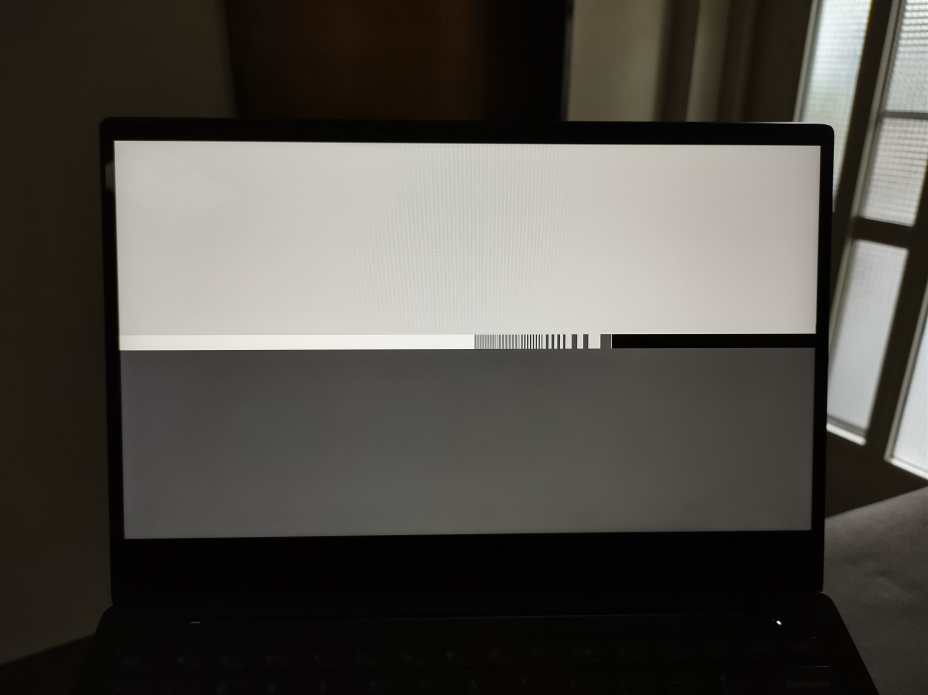
#> input picture TP 3/mtf.jpg, 4640 x 3472 px (shown at 1/5 size)
$ jupyter execute '02-Estimación-de-MTF.ipynb'   (shell and % lines are left out)
#> lines starting #> are read from the running program, lines starting #| are printed output that depends on the picture; long printed decimals are rounded
# Trabajo Práctico 3: Sensor

### Objetivos:

+ Tomar una foto con el celular del patrón de barras generado y obtener el MTF.

Primero importamos las librerías correspondientes para procesar y analizar las imágenes

[cell 1]
import cv2
import numpy as np
import matplotlib.pyplot as plt

## Onda cuadrada
Generamos la onda cuadrada para luego poder generar el patrón

[cell 2]
def generar_onda_cuadrada(largo, periodo):
#> called with largo = 100, periodo = 14
    onda_cuadrada=np.zeros(largo)

    for i in range (0,largo):
        if np.mod(i,periodo)<periodo/2:

            onda_cuadrada[i]=1

        if np.mod(i,periodo)>=periodo/2:

            onda_cuadrada[i]=-1

    return onda_cuadrada

plt.title("Grafico onda cuadrada")
plt.plot(generar_onda_cuadrada(largo=100, periodo=14), ':o')
#> figure, not shown here; curve peaks at x = 0, y = 1

[cell 3]
n_rep = 8
largo_max = 10
ys = []

anchos = [2, 4, 8, 16, 32, 64]
repeticiones = [32, 16, 8, 4, 2, 1]

for a, r in zip(anchos, repeticiones):
    ys.append(generar_onda_cuadrada(a*r, a))

y = np.hstack(ys)
n_samples = len(y)

t = np.linspace(0, n_samples, n_samples)

n_show = n_samples//10
plt.figure(figsize=(10,4))
plt.grid()

plt.plot(y, ':o')
#> figure, not shown here; curve peaks at x = 0, y = 1

[cell 4]
y_f = np.fft.fft(y)

ancho_pantalla = 1920
f = np.linspace(0, 1, n_samples)

plt.figure(figsize=(16,4))
plt.grid()

plt.ylabel('|fft(y)|')
plt.plot(f, np.abs(y_f)/n_samples)
plt.xlabel('f');

x = [1/(a) for a in anchos]
labels = [a for a in anchos]
plt.figure(figsize=(16,4))
plt.ylabel('|fft(y)|')
plt.grid()
n_show = n_samples
plt.plot(f[:n_show], np.abs(y_f[:n_show])/n_samples , ':o')
plt.xticks(x, labels);
plt.xlabel('P');
#> figure, not shown here; curve peaks at x = 0.501, y = 0.167
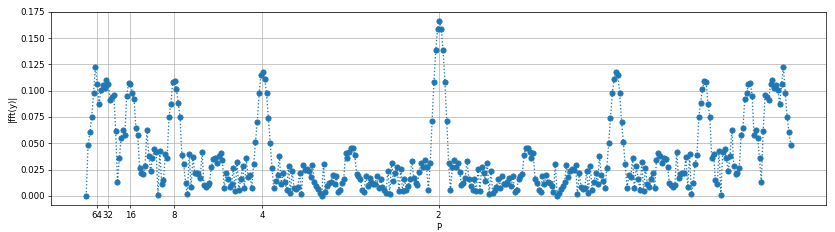
#> figure drawn by matplotlib, 1 panel; curve peaks at x = 0.501, y = 0.167

## Patrón MTF

Generamos el patrón MTF y guardamos la imagen obtenida

[cell 5]
# Resolucion pantalla Full HD (1080p)
ancho_pantalla = 1920
alto_pantalla = 1080

alto_franja_central_px = 40

oscuro = 64
claro = 192

medio = (claro+oscuro)/2
amplitud = (claro-oscuro)/2

onda = medio + amplitud*y

centro_izq = 255*np.ones((alto_franja_central_px, ancho_pantalla//2))
centro_der =   0*np.ones((alto_franja_central_px, ancho_pantalla//2 - len(onda)))

arriba = claro*np.ones((alto_pantalla//2 - alto_franja_central_px//2, ancho_pantalla))
centro = np.hstack((centro_izq, np.tile(onda, (alto_franja_central_px, 1)), centro_der))
abajo = oscuro*np.ones((alto_pantalla//2 - alto_franja_central_px//2, ancho_pantalla))

patron_mtf = np.vstack((arriba, centro, abajo)).astype(np.uint8)

patron_mtf = cv2.cvtColor(patron_mtf, cv2.COLOR_GRAY2RGB)
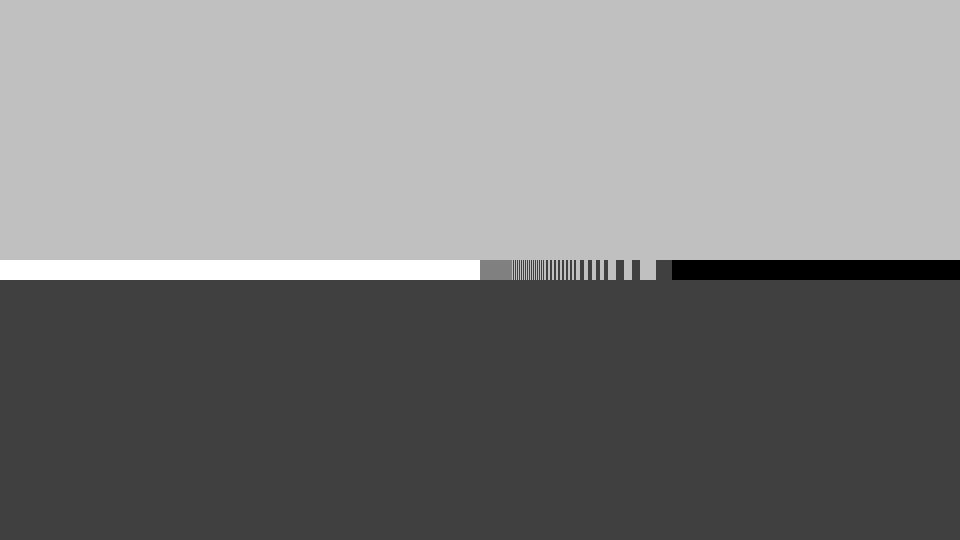
#> patron_mtf: shape (1080, 1920, 3) (shown at 1/2 size); min 0, max 255, mean 128.9

plt.imshow(patron_mtf)
cv2.imwrite('patron_mtf.png', patron_mtf)
#> Out = True

## Foto del patrón MTF

A partir de la imagen generada, sacamos una foto de la misma para luego poder realizar el analisis del patrón MTF.

[cell 6]
mtf_leer = cv2.imread('./mtf.jpg')
#> mtf_leer is the input picture: shape (3472, 4640, 3); mean B, G, R 72.2, 77.6, 80.2

# Cargamos la imagen en escala de grises
mtf_leido_gray = cv2.cvtColor(mtf_leer, cv2.COLOR_BGR2GRAY)

plt.imshow(mtf_leido_gray, cmap='gray')

Dibujamos una linea roja sobre la imagen en la seccion del patron

[cell 7]
ajustar_linea_mtf = cv2.cvtColor(mtf_leido_gray//4, cv2.COLOR_GRAY2RGB)
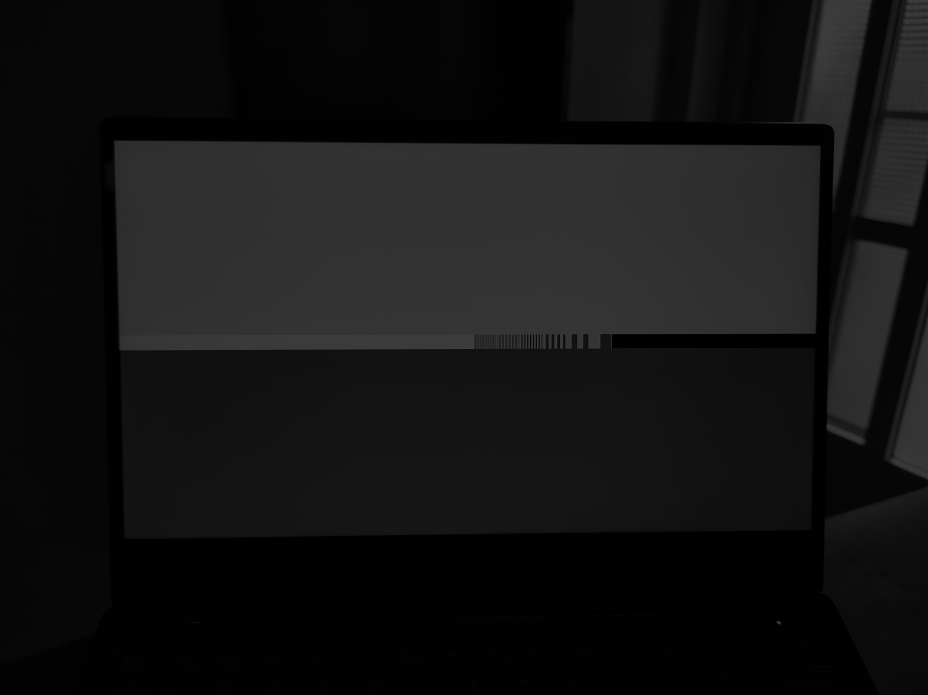
#> ajustar_linea_mtf: shape (3472, 4640, 3) (shown at 1/5 size); min 0, max 63, mean 19.1

ancho_foto = mtf_leido_gray.shape[1]
#> ancho_foto = 4640

fila_mtf = 1710
zoom = 1600

columnas_mtf = slice(600,4050)

ajustar_linea_mtf[fila_mtf, columnas_mtf, 0] = 255

plt.figure(figsize=(16,9));
plt.imshow(ajustar_linea_mtf)

[cell 8]
#Graficos intensidad vs pixel

plt.figure(figsize=(10,4))
plt.title("Analisis completo de la linea MTF")
plt.plot(mtf_leido_gray[fila_mtf,:])


zoom = 1000
plt.figure(figsize=(10,4))
plt.title("Analisis seccion MTF - zoom: 1000")
plt.plot(mtf_leido_gray[fila_mtf, columnas_mtf])


zoom = 100
plt.figure(figsize=(10,4))
plt.title("Analisis seccion MTF - zoom: 100")
plt.plot(mtf_leido_gray[fila_mtf, columnas_mtf])
#> figure, not shown here; curve peaks at x = 2377, y = 255
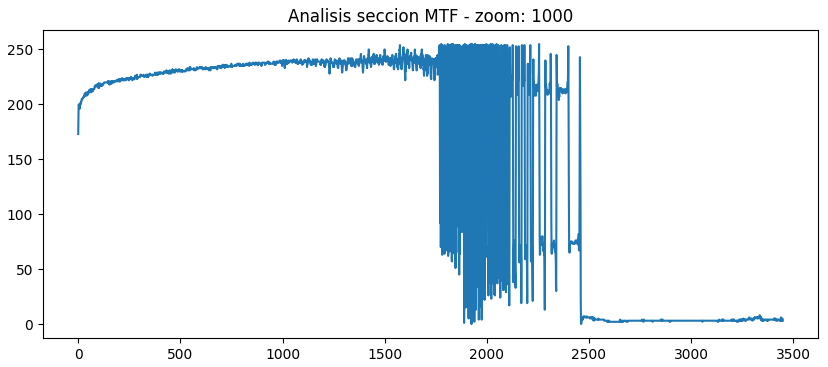
#> figure drawn by matplotlib, 1 panel; curve peaks at x = 1777, y = 255
#> figure, not shown here; curve peaks at x = 1777, y = 255

[cell 9]
# Refinamos el corte y dibujamos con más detalle

zoom = 1000
fila_mtf = 1710

columnas_mtf = slice((ancho_foto//2-zoom//2), (ancho_foto//2+zoom//2))

y_est = mtf_leido_gray[fila_mtf, columnas_mtf]
#> y_est = 1000 values, max 255 at index 557, min 0 at index 705, mean 203.1

plt.figure(figsize=(10,4))
plt.title("Analisis seccion MTF")
plt.plot(y_est)
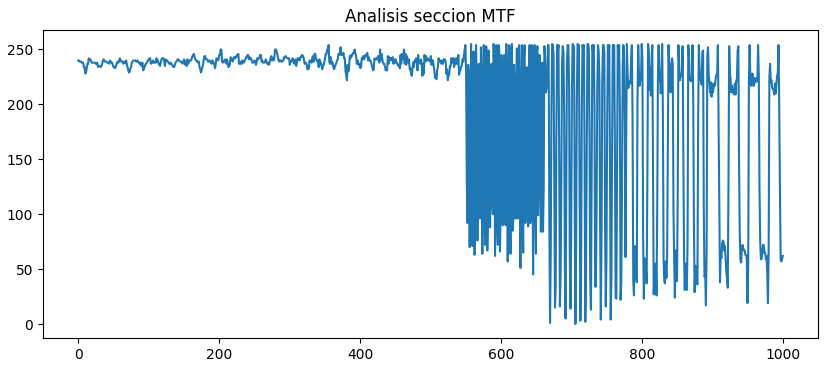
#> figure drawn by matplotlib, 1 panel; curve peaks at x = 557, y = 255

[cell 10]
# Generamos un gráfico para leer donde cortar para recuperar la estimación
# Para que quede centrado utilizamos los valores +/- 50

claro_est = mtf_leido_gray[fila_mtf-50, columnas_mtf]
#> claro_est = 1000 values, max 234 at index 220, min 182 at index 397, mean 212
oscuro_est = mtf_leido_gray[fila_mtf+50, columnas_mtf]
#> oscuro_est = 1000 values, max 93 at index 895, min 59 at index 383, mean 72.9

#Permite medir en la foto

plt.figure(figsize=(10,4))
plt.plot(y_est)
plt.plot(claro_est)
plt.plot(oscuro_est)
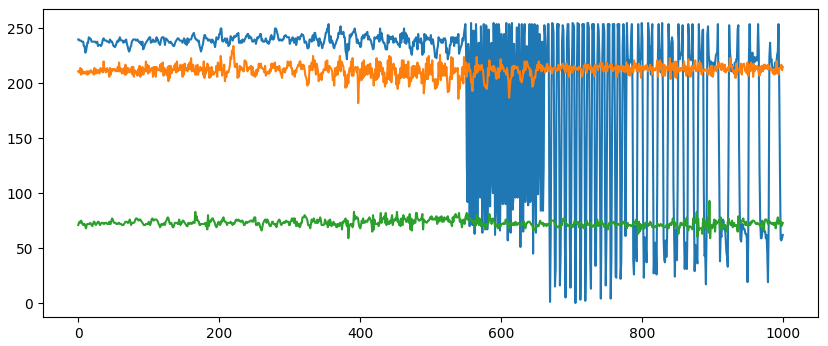
#> figure drawn by matplotlib, 1 panel; curve peaks at x = 557, y = 255; curve peaks at x = 220, y = 234; curve peaks at x = 895, y = 93

[cell 11]
# Observando el grafico anterior, tomamos las medidas de inicio y final
k_start = 542
k_end = 997

y_est_r = y_est[k_start:k_end]
#> y_est_r = 455 values, max 255 at index 15, min 0 at index 163, mean 161.4

plt.figure(figsize=(10,4))
plt.grid()
plt.plot(y_est_r)
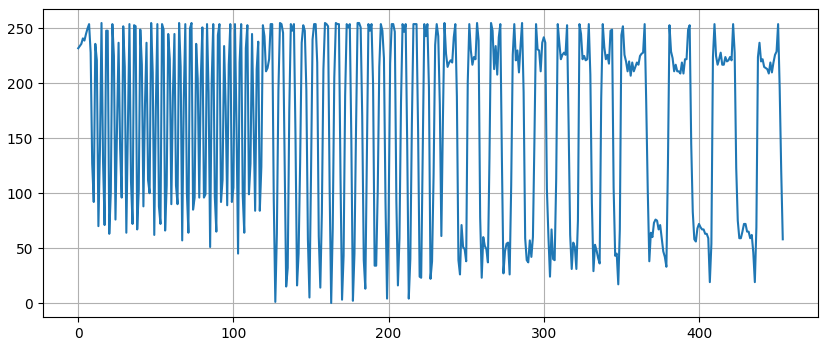
#> figure drawn by matplotlib, 1 panel; curve peaks at x = 15, y = 255

[cell 12]
# Anotamos las frecuencias en los puntos donde van cambiando

bordes = [10, 120, 237, 351, 450]

plt.figure(figsize=(10,4))
plt.grid()
plt.plot(y_est_r)

for b in bordes:
    plt.plot([b, b], [0, 255], ':k')
#> figure, not shown here; curve peaks at x = 15, y = 255

## Extraemos el MTF

[cell 13]
# Comparamos con la función que le "metimos de entrada" al sistema

plt.figure(figsize=(16,4))
plt.grid()
plt.plot(y_est_r)

offset_l = 8
offset_r = 453

x_est=np.linspace(offset_l,offset_r,len(onda))
plt.plot(x_est, onda, ':*')
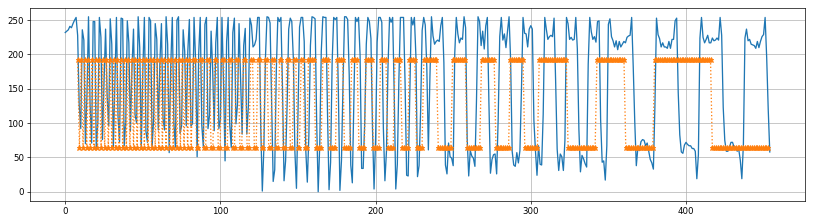
#> figure drawn by matplotlib, 1 panel; curve peaks at x = 15, y = 255; curve peaks at x = 8, y = 192

[cell 14]
# Idem normalizado

plt.figure(figsize=(16,4))
plt.grid()
plt.plot((y_est_r-np.min(y_est_r))/(np.max(y_est_r)-np.min(y_est_r)))
x_est=np.linspace(offset_l,offset_r,len(onda))
plt.plot(x_est, (onda-np.min(onda))/(np.max(onda)-np.min(onda)), ':*')
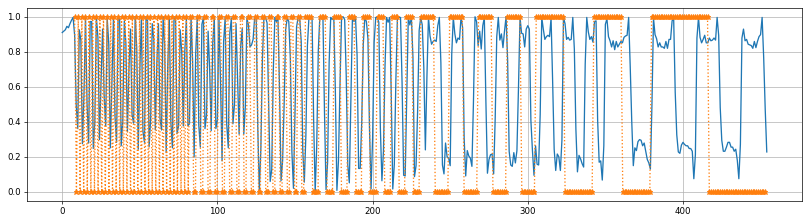
#> figure drawn by matplotlib, 1 panel; curve peaks at x = 15, y = 1; curve peaks at x = 8, y = 1

[cell 15]
# Medidas al tomar la foto
distancia_monitor_mm = 500
ancho_zona_mtf_mm = 300

# Calculo del ángulo que genera la zona usada para medir mtf
# (cateto menor en la pantalla y cateto mayor distancia entre cámara y pantalla)

angulo_zona_mtf_deg = np.arctan2(ancho_zona_mtf_mm, distancia_monitor_mm)*180/np.pi
ancho_zona_mtf_px = len(y_est_r)
#> ancho_zona_mtf_px = 455

[cell 16]
# Calculamos grados por pixel para usar en el gráfico

deg_per_px = ancho_zona_mtf_px/angulo_zona_mtf_deg
#> deg_per_px = 14.69

$ \text{MTF}_{\text{Local}} = \dfrac{i_{max}-i_{min}}{i_{max}+i_{min}}$

[cell 17]
# Medimos el contraste en cada tramo y lo graficamos

tramos = np.split(y_est_r, bordes)
#> tramos = 6 items

mtfs = []

for tramo in tramos:
    i_max = np.max(tramo).astype(np.float32)
    i_min = np.min(tramo).astype(np.float32)
    mtf = (i_max-i_min)/(i_max+i_min)
    mtfs.append(mtf)
    print(mtf)
#> this loop made 6 passes
#> (i_max, i_min, mtf) on passes 2 to 5: (255, 45, 0.7), (255, 0, 1), (255, 17, 0.875), (254, 19, 0.861)
#> (tramo, i_max, i_min, mtf) on passes 1, 6: ([232, 234, 236, 241, 239, 245, 250, 254, 228, 127], 254, 127, 0.333), ([229, 254, 196, 120, 58], 254, 58, 0.628)
#| 0.3333
#| 0.7
#| 1.0
#| 0.875
#| 0.8608
#| 0.6282
#> after the loop, mtfs = [0.333, 0.7, 1, 0.875, 0.861, 0.628]

plt.grid(); plt.title('MTF')
plt.plot(1/np.array(anchos)*deg_per_px, mtfs, ':o')
plt.ylabel('MTF');
plt.xlabel('lp/deg');

#Eje x: pares de lineas por grado
#Eje y: valor de MTF
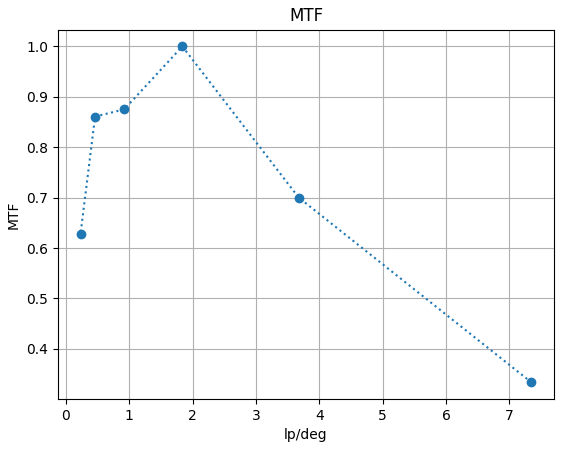
#> figure drawn by matplotlib, 1 panel
